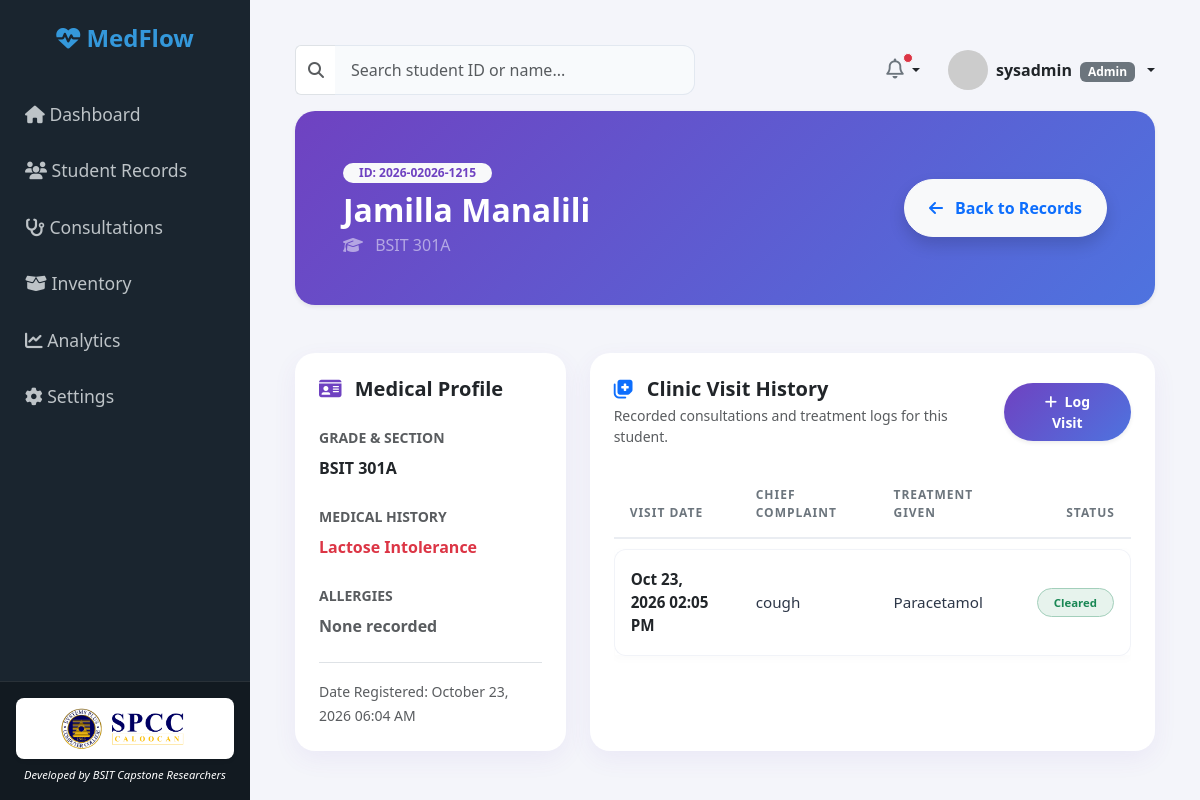
/modules/records/view.php?id=2026-1215 (signed in), run on the app's committed database.
### tables this page shows
CREATE TABLE IF NOT EXISTS `students` (
  `student_id` varchar(50) NOT NULL,
  `first_name` varchar(50) DEFAULT NULL,
  `last_name` varchar(50) DEFAULT NULL,
  `grade_section` varchar(50) DEFAULT NULL,
  `medical_history` text,
  `allergies` text,
  `created_at` timestamp NULL DEFAULT CURRENT_TIMESTAMP,
  PRIMARY KEY (`student_id`)
);

CREATE TABLE IF NOT EXISTS `consultations` (
  `consultation_id` int NOT NULL AUTO_INCREMENT,
  `consultation_date` datetime DEFAULT CURRENT_TIMESTAMP,
  `student_id` varchar(50) NOT NULL,
  `symptom_category` varchar(50) DEFAULT NULL,
  `chief_complaint` text,
  `action_taken` text,
  `status` varchar(50) DEFAULT NULL,
  PRIMARY KEY (`consultation_id`),
  KEY `consultations_ibfk_1` (`student_id`),
  CONSTRAINT `consultations_ibfk_1` FOREIGN KEY (`student_id`) REFERENCES `students` (`student_id`) ON DELETE CASCADE
);

### modules/records/view.php (the view, shortened to what this page needs)
<?php
require_once '../../includes/db_connect.php';
try {
    $role_stmt = $pdo->prepare("SELECT role FROM users WHERE user_id = ?");
    $role_stmt->execute([$_SESSION['user_id']]);
    $user_role = $role_stmt->fetchColumn();
} catch (PDOException $e) {
    $user_role = 'Teacher';
}
$student_id = $_GET['id'] ?? '';
try {
    $stmt = $pdo->prepare("SELECT * FROM students WHERE student_id = ?");
    $stmt->execute([$student_id]);
    $student = $stmt->fetch(PDO::FETCH_ASSOC);
} catch (PDOException $e) {
    header("Location: index.php?error=Database error");
    exit();
}
?>
<!DOCTYPE html>
<html lang="en">
<head>
    <link href="https://cdn.jsdelivr.net/npm/bootstrap@5.3.0/dist/css/bootstrap.min.css" rel="stylesheet">
    <link rel="stylesheet" href="https://cdnjs.cloudflare.com/ajax/libs/font-awesome/6.4.0/css/all.min.css">
</head>
<body>
    <?php include '../../includes/sidebar.php'; ?>
    <div class="main-content">
        <?php include '../../includes/topbar.php'; ?>
        <div class="card bg-gradient-purple p-5 mb-5 shadow-sm mt-3">
            <div class="d-flex justify-content-between align-items-center">
                <div>
                    <span class="badge bg-light text-purple px-3 py-1 rounded-pill fw-semibold mb-2" style="color: #6f42c1 !important;">ID: 2026-0<?php echo str_pad($student['student_id'], 3, '0', STR_PAD_LEFT); ?></span>
                    <h2 class="fw-bold mb-1 text-white"><?php echo htmlspecialchars($student['first_name'] . ' ' . $student['last_name']); ?></h2>
                    <p class="text-white-50 fs-6 mb-0"><i class="fa-solid fa-graduation-cap me-2"></i> <?php echo htmlspecialchars($student['grade_section']); ?></p>
                </div>
                <a href="index.php" class="btn btn-light fw-bold px-4 py-3 shadow text-primary rounded-pill">
                    <i class="fa-solid fa-arrow-left me-2"></i> Back to Records
                </a>
            </div>
        </div>
        <div class="row g-4">
            <div class="col-lg-4">
                <div class="card p-4 h-100">
                    <h5 class="fw-bold text-dark mb-4"><i class="fa-solid fa-id-card me-2 text-purple" style="color: #6f42c1;"></i> Medical Profile</h5>
                    <div class="mb-4">
                        <label class="form-label text-muted small fw-bold text-uppercase">Grade & Section</label>
                        <p class="fw-semibold text-dark fs-6 mb-0"><?php echo htmlspecialchars($student['grade_section']); ?></p>
                    </div>
                    <div class="mb-4">
                        <label class="form-label text-muted small fw-bold text-uppercase">Medical History</label>
                        <p class="text-danger fw-semibold mb-0"><?php echo htmlspecialchars($student['medical_history'] ?: 'None recorded'); ?></p>
                    </div>
                    <div class="mb-4">
                        <label class="form-label text-muted small fw-bold text-uppercase">Allergies</label>
                        <p class="text-muted fw-semibold mb-0">None recorded</p>
                    </div>
                    <div class="mt-auto pt-3 border-top">
                        <span class="text-muted small">Date Registered: <?php echo !empty($student['created_at']) ? date('F d, Y h:i A', strtotime($student['created_at'])) : 'October 22, 2026'; ?></span>
                    </div>
                </div>
            </div>
            <div class="col-lg-8">
                <div class="card p-4 h-100">
                    <div class="d-flex justify-content-between align-items-center mb-4">
                        <div>
                            <h5 class="fw-bold text-dark mb-1"><i class="fa-solid fa-notes-medical me-2 text-primary"></i> Clinic Visit History</h5>
                            <p class="text-muted small mb-0">Recorded consultations and treatment logs for this student.</p>
                        </div>
                        <?php if ($user_role === 'Admin' || $user_role === 'Nurse'): ?>
                            <button class="btn btn-primary btn-sm px-4 py-2 rounded-pill fw-semibold shadow-sm" style="background: linear-gradient(135deg, #6f42c1 0%, #4e73df 100%); border: none;" data-bs-toggle="modal" data-bs-target="#logVisitModal">
                                <i class="fa-solid fa-plus me-1"></i> Log Visit
                            </button>
                        <?php endif; ?>
                    </div>
                    <div class="table-responsive">
                        <table class="table align-middle mb-0">
                            <thead>
                                <tr>
                                    <th class="ps-3">Visit Date</th>
                                    <th>Chief Complaint</th>
                                    <th>Treatment Given</th>
                                    <th class="text-end pe-3">Status</th>
                                </tr>
                            </thead>
                            <tbody>
                                <?php
                                try {
                                    $v_stmt = $pdo->prepare("SELECT * FROM consultations WHERE student_id = ? ORDER BY consultation_date DESC");
                                    $v_stmt->execute([$student_id]);
                                    if ($v_stmt->rowCount() > 0) {
                                        while ($visit = $v_stmt->fetch(PDO::FETCH_ASSOC)) {
                                            $v_date = date('M d, Y h:i A', strtotime($visit['consultation_date']));
                                            $status = $visit['status'];
                                            $badgeClass = 'bg-secondary bg-opacity-10 text-secondary';
                                            if ($status == 'Cleared') $badgeClass = 'bg-success bg-opacity-10 text-success border border-success-subtle';
                                            elseif ($status == 'Under Observation') $badgeClass = 'bg-warning bg-opacity-10 text-warning border border-warning-subtle';
                                            elseif ($status == 'Sent Home') $badgeClass = 'bg-danger bg-opacity-10 text-danger border border-danger-subtle';
                                            echo "<tr>";
                                            echo "<td class='ps-3 fw-semibold text-dark'>" . $v_date . "</td>";
                                            echo "<td>" . htmlspecialchars($visit['chief_complaint']) . "</td>";
                                            echo "<td>" . htmlspecialchars($visit['action_taken']) . "</td>";
                                            echo "<td class='text-end pe-3'><span class='badge {$badgeClass} px-3 py-2 rounded-pill fw-semibold'>" . htmlspecialchars($status) . "</span></td>";
                                            echo "</tr>";
                                        }
                                    } else {
                                        echo "<tr><td colspan='4' class='text-center text-muted py-5'>
                                                <i class='fa-solid fa-folder-open fa-3x mb-3 text-secondary opacity-25'></i>
                                                <p class='mb-0 fw-medium'>No clinic visits recorded for this student yet.</p>
                                              </td></tr>";
                                    }
                                } catch (PDOException $e) {
                                    echo "<tr><td colspan='4' class='text-center text-danger py-4'>Error loading visit history.</td></tr>";
                                }
                                ?>
                            </tbody>
                        </table>
                    </div>
                </div>
            </div>
        </div>
    </div>
</body>
</html>

### modules/records/view.php (style rules this page uses)
body { background-color: #f4f5fa; font-family: 'Segoe UI', Tahoma, Geneva, Verdana, sans-serif; overflow-x: hidden; }
.main-content { margin-left: 250px; padding: 45px; width: calc(100% - 250px); }
.card { border: none; border-radius: 20px; box-shadow: 0 8px 25px rgba(111, 66, 193, 0.07); background-color: #ffffff; }
.bg-gradient-purple { background: linear-gradient(135deg, #6f42c1 0%, #4e73df 100%); color: white; border-radius: 20px; }
.table { border-collapse: separate; border-spacing: 0 10px; margin-top: -10px; }
.table thead th { background-color: transparent; color: #6c757d; font-weight: 700; text-transform: uppercase; font-size: 0.75rem; letter-spacing: 1px; border-bottom: 2px solid #eaedf2; padding: 15px 20px; }
.table tbody tr { background-color: #ffffff; box-shadow: 0 3px 10px rgba(0, 0, 0, 0.02); }
.table tbody td { padding: 18px 20px; color: #2d3748; vertical-align: middle; font-size: 0.95rem; border-top: 1px solid #f1f3f8; border-bottom: 1px solid #f1f3f8; }
.table tbody td:first-child { border-left: 1px solid #f1f3f8; border-top-left-radius: 12px; border-bottom-left-radius: 12px; }
.table tbody td:last-child { border-right: 1px solid #f1f3f8; border-top-right-radius: 12px; border-bottom-right-radius: 12px; }

### data on the page
students: student_id "2026-1215", first_name+last_name "Jamilla Manalili", grade_section "BSIT 301A", medical_history "Lactose Intolerance", created_at "October 23, 2026 06:04 AM"
consultations: consultation_date "Oct 23, 2026 02:05 PM", chief_complaint "cough", action_taken "Paracetamol", status "Cleared"

### other printed values
$_SESSION['username'] "sysadmin"
$_SESSION['role'] "Admin"
